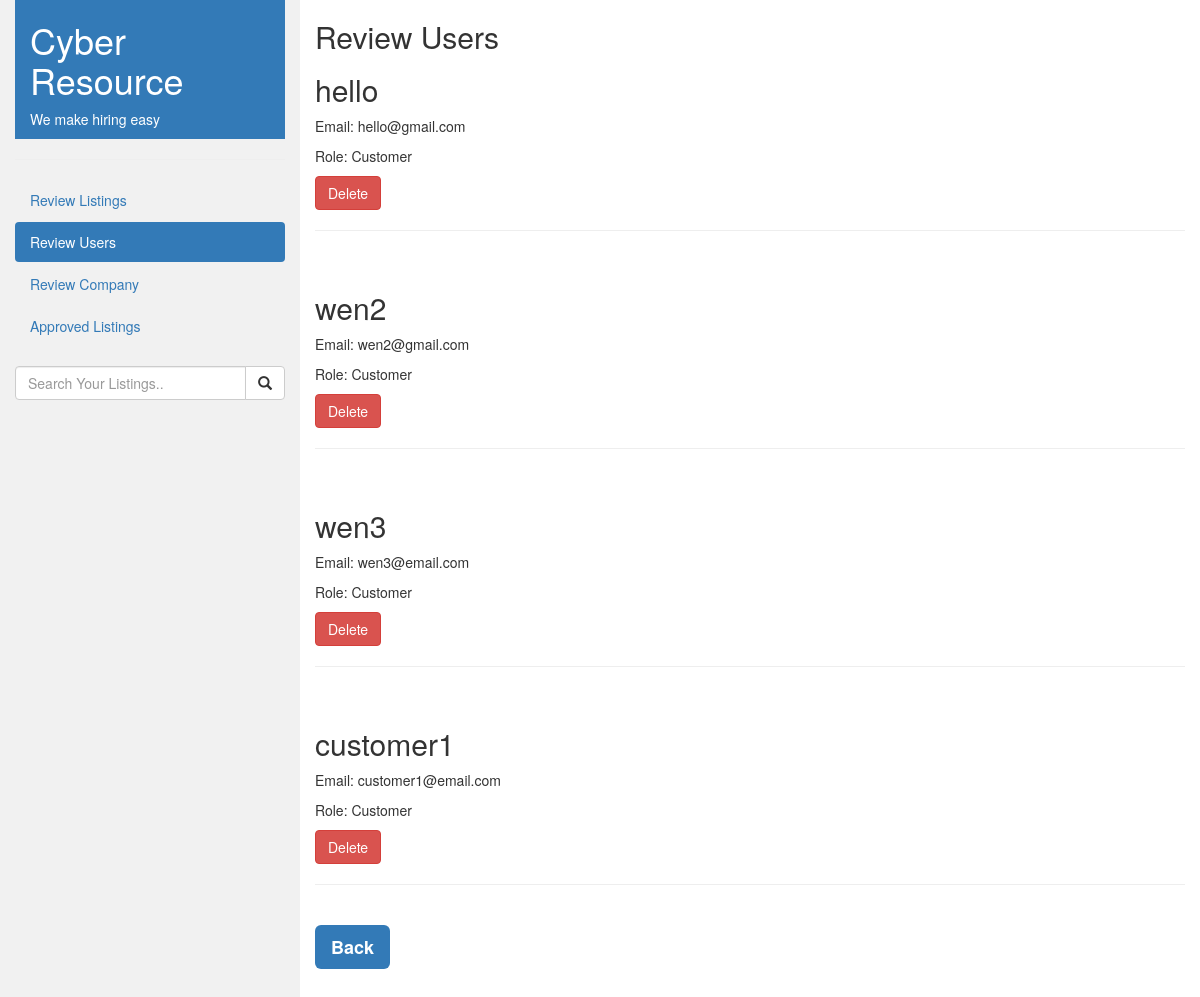
The app's page /main/html/admin-reviewusers.php (signed in) with its own data.
### tables this page shows
CREATE TABLE `users` (
  `id` int(11) NOT NULL,
  `name` varchar(255) NOT NULL,
  `email` varchar(255) NOT NULL,
  `password` varchar(255) NOT NULL,
  `role` varchar(50) NOT NULL,
  `profile_image` varchar(255) DEFAULT NULL,
  `age` int(3) DEFAULT NULL,
  `gender` varchar(10) DEFAULT NULL,
  `address` varchar(255) DEFAULT NULL,
  `profession` varchar(50) DEFAULT NULL,
  `CompanySpecialization` varchar(50) DEFAULT NULL
);

### main/html/admin-reviewusers.php (the view, shortened to what this page needs)
<?php
require '../php/config.php';
$sql = "SELECT id, name, email, role FROM users WHERE role='Customer'";
$stmt = $conn->prepare($sql);
if (!$stmt->execute()) {
    die("Execute failed: " . $stmt->error);
}
$result = $stmt->get_result();
?>
<!DOCTYPE html>
<html lang="en">
<head>
  <link rel="stylesheet" href="../css/CompanyJobListingStyle.css">
  <link rel="stylesheet" href="https://maxcdn.bootstrapcdn.com/bootstrap/3.4.1/css/bootstrap.min.css">
</head>
<body>
<div class="container-fluid">
  <div class="row content">
    <div class="col-sm-3 sidenav">
      <div class="container-fluid p-5 bg-primary text-white text-left pd">
        <h1>Cyber <span>Resource</span></h1>
        <p>We make hiring easy</p>
      </div>
      <hr>
      <ul class="nav nav-pills nav-stacked">
        <li><a href="./admin-reviewlistings.php">Review Listings</a></li>
        <li class="active"><a href="./admin-reviewusers.php">Review Users</a></li>
        <li><a href="./admin-reviewcompany.php">Review Company</a></li>
        <li><a href="./admin-approvedlistings.php">Approved Listings</a></li>
      </ul><br>
      <div class="input-group">
        <input type="text" class="form-control" placeholder="Search Your Listings..">
        <span class="input-group-btn">
          <button class="btn btn-default" type="button">
            <span class="glyphicon glyphicon-search"></span>
          </button>
        </span>
      </div>
    </div>
    <div class="col-sm-9">
      <h2>Review Users</h2>
      <?php
      if ($result->num_rows > 0) {
          while ($row = $result->fetch_assoc()) {
              echo '<h2>' . htmlspecialchars($row["name"], ENT_QUOTES, 'UTF-8') . '</h2>';
              echo '<p>Email: ' . htmlspecialchars($row["email"], ENT_QUOTES, 'UTF-8') . '</p>';
              echo '<p>Role: ' . htmlspecialchars($row["role"], ENT_QUOTES, 'UTF-8') . '</p>';
              echo '<form method="POST" action="../php/config.php" style="display:inline;">';
              echo '<button type="submit" class="btn btn-danger">Delete</button>';
              echo '</form>';
              echo '<hr><br>';
          }
      } else {
          echo "<p>No job listings found.</p>";
      }
      ?>
      <a href="./adminpanel.php">
        <label type="button" class="btn-lg btn-primary">Back</label>
      </a>
    </div>
  </div>
</div>
</body>
</html>

### main/css/CompanyJobListingStyle.css (style rules this page uses)
.row.content { height: 1500px }
.sidenav { background-color: #f1f1f1; height: 100%; }

### records on screen
users: name "hello", email "hello@gmail.com", role "Customer"
users: name "wen2", email "wen2@gmail.com", role "Customer"
users: name "wen3", email "wen3@email.com", role "Customer"
users: name "customer1", email "customer1@email.com", role "Customer"
